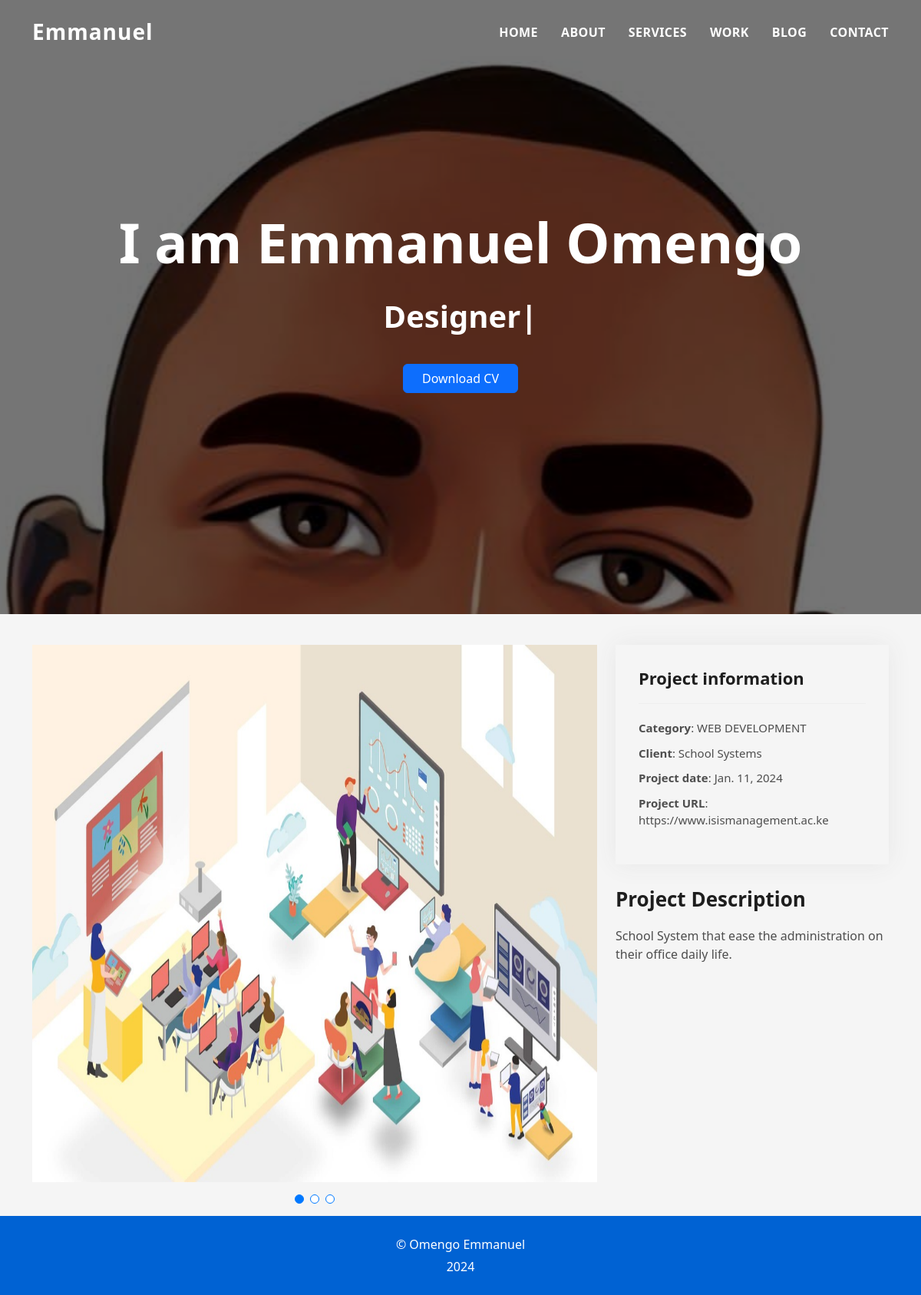
/workdetails, run on the app's committed database.
### resume/models.py (models this page shows, shortened)
class portfolios(models.Model):
    Project_Photo1 = models.ImageField(upload_to="uploads/portfolio", default="uploads/portfolio/portfoli.jpg")
    Project_Photo2 = models.ImageField(upload_to="uploads/portfolio", default="uploads/portfolio/portfoli.jpg")
    Project_Photo3 = models.ImageField(upload_to="uploads/portfolio", default="uploads/portfolio/portfoli.jpg")
    Project_Category = models.CharField(max_length=100, null=False, blank=False)
    Project_Client = models.CharField(max_length=100, null=False, blank=False)
    Project_Date = models.DateField(default=timezone.now)
    project_Url = models.URLField()
    Project_Description = models.CharField(max_length=500, null=False, blank=False)

### resume/views.py (the view)
# urls.py: path('workdetails', views.workdetails, name="workdetails"),
def workdetails(request):
    port = portfolios.objects.all()
    return render(request, 'work-details.html', {'port': port})

### resume/templates/work-details.html (shortened to what this page needs)
{% extends 'layout.html' %}
{% load static %}
{% block body %}
  <main id="main">
     {% for k in port %}
      <section id="portfolio-details" class="portfolio-details">
      <div class="container">
          <div class="swiper-wrapper align-items-center">
                <div class="swiper-slide">
        <div class="row gy-4">
          <div class="col-lg-8">
            <div class="portfolio-details-slider swiper">
              <div class="swiper-wrapper align-items-center">
                <div class="swiper-slide">
                  <img src="/media/{{ k.Project_Photo1 }}" alt="" height="700">
                </div>
              </div>
              <div class="swiper-pagination"></div>
            </div>
          </div>
          <div class="col-lg-4">
            <div class="portfolio-info">
              <h3>Project information</h3>
              <ul>
                <li><strong>Category</strong>: {{ k.Project_Category }}</li>
                <li><strong>Client</strong>: {{ k.Project_Client }}</li>
                <li><strong>Project date</strong>: {{ k.Project_Date }}</li>
                <li><strong>Project URL</strong>: {{ k.project_Url }} </a></li>
              </ul>
            </div>
            <div class="portfolio-description">
              <h2>Project Description</h2>
              <p>
                {{ k.Project_Description }}
              </p>
            </div>
          </div>
                </div>
            </div>
        </div>
      </div>
    </section> {% endfor %}
  </main>
  <footer>
    <div class="container">
      <div class="row">
        <div class="col-sm-12">
          <div class="copyright-box">
            <p class="copyright"> &copy; Omengo Emmanuel <strong></strong></p>
            <div class="credits">
                2024
            </div>
          </div>
        </div>
      </div>
    </div>
  </footer>
{% endblock %}

### resume/static/css/style.css (style rules this page uses)
body { background-color: #f5f5f5; color: #4e4e4e; }
h1, h2, h3, h4, h5, h6 { color: #1e1e1e; }
.portfolio-details { padding-top: 40px; }
.portfolio-details .portfolio-details-slider img { width: 100%; }
.portfolio-details .portfolio-details-slider .swiper-pagination { margin-top: 20px; position: relative; }
.portfolio-details .portfolio-info { padding: 30px; box-shadow: 0px 0 30px rgba(78, 78, 78, 0.08); }
.portfolio-details .portfolio-info h3 { font-size: 22px; font-weight: 700; margin-bottom: 20px; padding-bottom: 20px; border-bottom: 1px solid #eee; }
.portfolio-details .portfolio-info ul { list-style: none; padding: 0; font-size: 15px; }
.portfolio-details .portfolio-info ul li+li { margin-top: 10px; }
.portfolio-details .portfolio-description { padding-top: 30px; }
.portfolio-details .portfolio-description h2 { font-size: 26px; font-weight: 700; margin-bottom: 20px; }
.portfolio-details .portfolio-description p { padding: 0; }
.swiper-pagination { margin-top: 20px; position: relative; }
footer { text-align: center; color: #fff; padding: 25px 0; background: #0062d3; }
footer .copyright { margin-bottom: 0.3rem; }
footer .credits { margin-bottom: 0; }

### data on the page
portfolios: Project_Photo1 (picture), Project_Category "WEB DEVELOPMENT", Project_Client "School Systems", Project_Date "Jan. 11, 2024", project_Url "https://www.isismanagement.ac.ke", Project_Description "School System that ease the administration on their office daily life."
